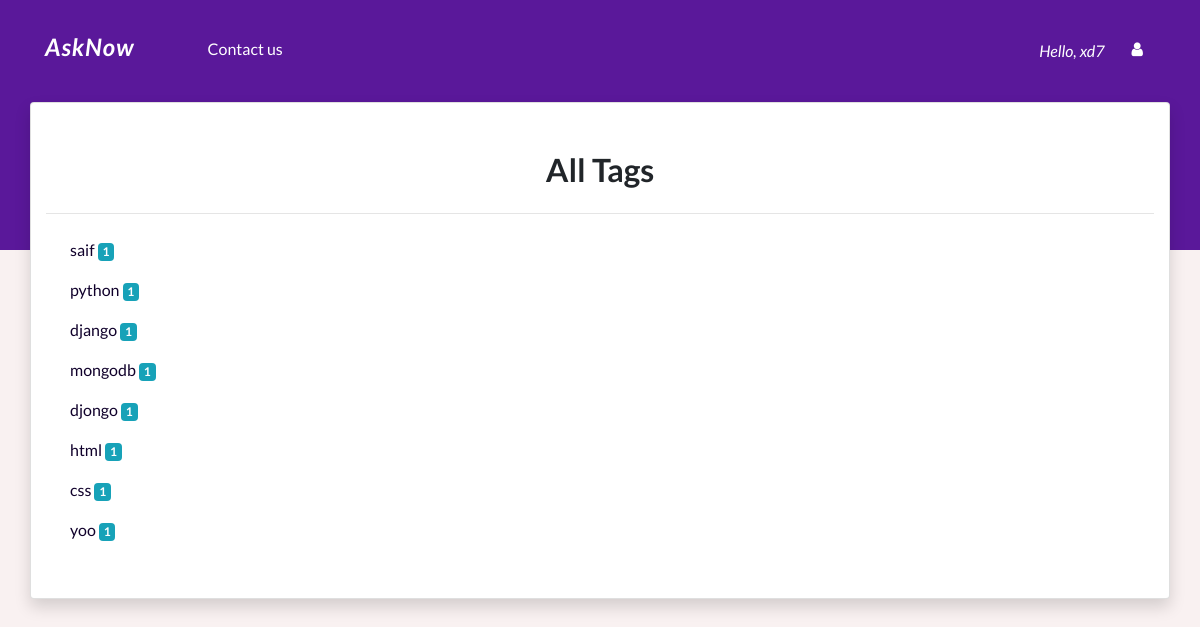
Page /tags/ (signed in) on the committed database.
### accounts/models.py (models this page shows)
class CustomUser(AbstractUser):
    bio = models.TextField()
    location = models.CharField(max_length=200)

### Qpost/models.py (models this page shows, shortened)
class Question(models.Model):
    user = models.ForeignKey(CustomUser, on_delete=models.CASCADE)
    title = models.CharField(max_length=300)
    detail = EditorJsField(editorjs_config={
        'tools': {
            'Image': {
                "config": {
                    'endpoints': {
                        'byFile': '/imageUpload/',
                        'byUrl': '/imageUpload/',
                    },
                    'additionalRequestHeaders': [{"content-Type": 'multipart/form-data'}]}
            },
            "Attaches": {
                "config": {
                    "endpoint": '/fileUpload/'
                },
            }
        }
    })
    tags = models.TextField(default='')
    add_time = models.DateTimeField(auto_now_add=True)

### Qpost/views.py (the view)
# urls.py: path('tags/', views.tags, name='tags'),
@login_required
def tags(request):
    quests = Question.objects.all()
    tags = []
    for quest in quests:
        qtags = [tag.strip() for tag in quest.tags.split(',')]
        for tag in qtags:
            if tag not in tags:
                tags.append(tag)
    tag_with_count = []
    for tag in tags:
        tag_data = {
            'name': tag,
            'count': Question.objects.filter(tags__icontains=tag).count()
        }
        tag_with_count.append(tag_data)
    return render(request, 'tags.html', {'tags': tag_with_count})

### templates/tags.html (shortened to what this page needs)
{% extends 'base.html' %}
{% load static %}
{% block content %}
    <div class="card container py-5 shadow" >
        <div class="text-center">
            <h2 class="font-weight-bold">All Tags</h2>
        </div>
        <hr/>
            {% for tag in tags %}
                <div class="row row-content align-items-center">
                    <div class="col flex-first">
                        <div class="media m-2">
                            <div class="media-body px-3 ">
                                <p class="card-text" ><a href="/tag/{{tag.name|slugify}}" style="text-decoration:none; color: #10002b">{{tag.name}}
                                        <span class="badge badge-info">{{tag.count}}</span></a></p>
                            </div>
                        </div>
                    </div>
                </div>
            {% endfor %}
    </div>
{% endblock %}

### templates/components/nav.html (shortened to what this page needs)
{% load static %}
<nav class="navbar navbar-expand-lg py-4">
    <div class="container">
        <a href="{% url 'home' %}"><h1 class="navbar-brand text-white" style="letter-spacing: 1px;">AskNow</h1></a>
        <div class="collapse navbar-collapse" id="navbarNav">
            {% if request.user.is_authenticated %}
            <ul class="navbar-nav text-sm-center pl-lg-5 font-weight-normal">
                <li class="nav-item">
                    <a class="nav-link btn abtn" href="#">Contact us </a>
                </li>
            </ul>
            {% endif %}
            <div class="row ml-lg-auto justify-content-center">
                {% if not request.user.is_authenticated %}
                <a class="bttn btn btn-default" href='{% url "register" %}'>Register</a>
                <a class="bttn btn btn-default ml-1" href='{% url "login" %}'>Login</a>
                {% else %}
                <span class="text-white nav-item font-italic my-2">Hello, {{request.user}}</span>
                <div class="col-auto">
                    <a class="bttn btn btn-default" href="#" role="button" aria-pressed="false"
                        data-toggle="dropdown"><i class="fa fa-user" aria-hidden="true">
                        </i></a>
                </div>
                {% endif %}
            </div>
        </div>
    </div>
</nav>

### static/css/style.css (style rules this page uses)
body { padding: 0; margin: 0; background: #f9f1f1 !important; font-family: "Lato", sans-serif; }
.navbar-brand { font-size: 24px; font-weight: 700; font-style: italic; }
.nav-link, .navbar-brand { color: #fff; cursor: pointer; }
.nav-link { text-decoration: none; margin-right: 1em !important; margin-bottom: 5px; }
.bttn { font-weight: bold; color: #fff; border: 0px solid; }
.abtn { color: #fff; }

### rows in the picture
CustomUser: user "xd7"
Question: name "saif"
Question: name "yoo"

### other values in the picture
{{ tag.count }} "1" "1" "1" "1" "1" "1" "1" "1"
{{ tag.name }} "python" "django" "mongodb" "djongo" "html" "css"
